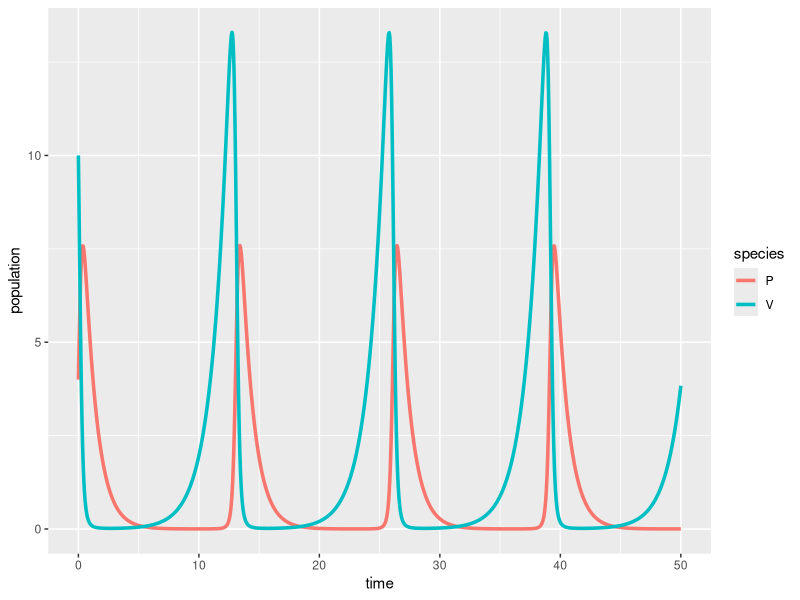

Write R code to recreate this figure.
## ---- chunk 1
#| message: false
#| warning: false
# load libraries ----
library(tidyverse)
library(deSolve)
library(kableExtra)
## ---- chunk 2
# Create a sequence of times (days) ----
time <- seq(from = 0, to = 50, by = 0.05)

# Set some parameter values (these can change - keep it in mind) ----
parameters <- c(r = 0.75, alpha = 0.8, beta = 0.5, q = 1)

# Set the initial condition (prey and predator populations at t = 0) ----
# Recall: V = prey, P = predator
init_cond <- c(V = 10, P = 4)

# Prepare the series of differential equations as a function ----
lv_equations <- function(time, init_cond, parameters) {
  with(as.list(c(init_cond, parameters)), {
    dVdt = r * V - alpha * V * P
    dPdt = beta * V * P - q * P
    return(list(c(dVdt, dPdt)))
  })
}

# Find the approximate the solution using `deSolve::ode()` ----
approx_lv <- ode(y = init_cond, times = time, func = lv_equations, parms = parameters)

# Check the class ----
class(approx_lv)

# We really want this to be a data frame, AND we want both prey (V) and predator (P) to be in the same column -- we'll learn why in EDS 221 (tidy data) ----
approx_lk_df <- data.frame(approx_lv) |> 
  pivot_longer(cols = c(V, P), names_to = "species", values_to = "population")

# Plot it ----
ggplot(data = approx_lk_df, aes(x = time, y = population)) +
  geom_line(aes(color = species), linewidth = 1.2)
